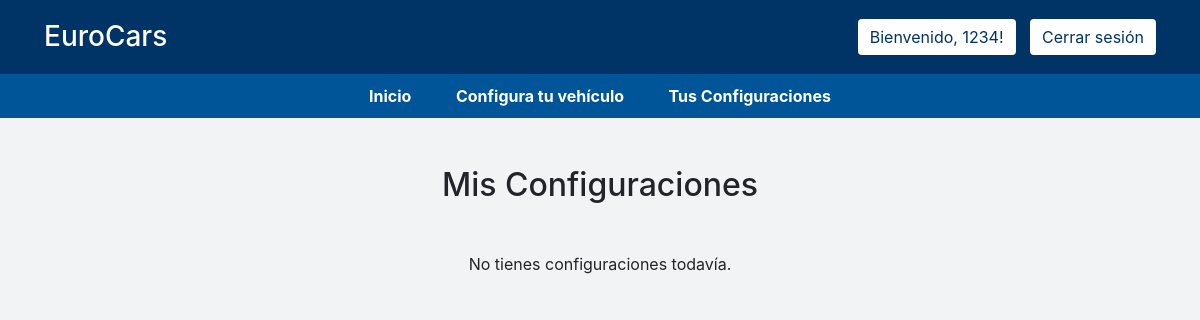
The page /mis-configuraciones/ (signed in) on the database as committed earlier.
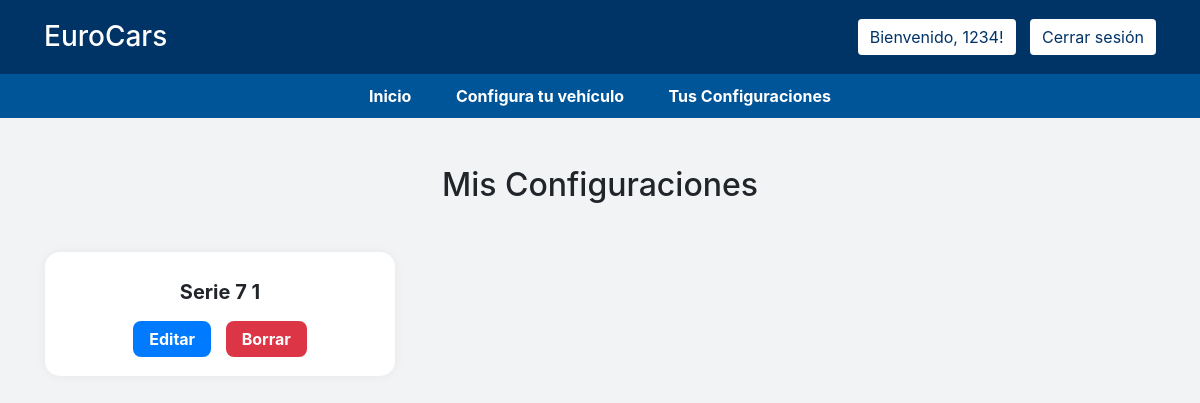
The same page on the database as committed later.
### ProyectoWeb/models.py (models this page shows)
class Configuracion(models.Model):
    usuario = models.ForeignKey(User, on_delete=models.CASCADE)
    modelo = models.ForeignKey(Model, on_delete=models.CASCADE)
    nombre_personalizado = models.CharField(max_length=100, blank=True, null=True)
    fecha_creacion = models.DateTimeField(auto_now_add=True)

### User/views.py (the view)
# urls.py: path('mis-configuraciones/', mis_configuraciones, name='mis_configuraciones'),
def mis_configuraciones(request):
    configuraciones = Configuracion.objects.filter(usuario=request.user)
    return render(request, 'mis_configuraciones.html', {'configuraciones': configuraciones})

### templates/mis_configuraciones.html (shortened to what this page needs)
{% extends 'base.html' %}
{% block content %}
<div class="container mt-5">
  <h2 class="text-center mb-5">Mis Configuraciones</h2>
  {% if configuraciones %}
    <div class="row">
      {% for conf in configuraciones %}
        <div class="col-md-4 mb-4">
          <div class="config-card">
            <div class="config-title">{{ conf.nombre_personalizado }}</div>
            <div class="config-buttons">
              <a href="{% url 'editar_configuracion' conf.pk %}" class="btn-edit">Editar</a>
              <a href="{% url 'borrar_configuracion' conf.pk %}" class="btn-delete">Borrar</a>
            </div>
          </div>
        </div>
      {% endfor %}
    </div>
  {% else %}
    <p class="text-center">No tienes configuraciones todavía.</p>
  {% endif %}
</div>
{% endblock %}

Rows that differ between the two databases and show on the page:
added Configuracion: nombre_personalizado "Serie 7 1"
Other text that changed with them:
text no longer shown: "No tienes configuraciones todavía."
